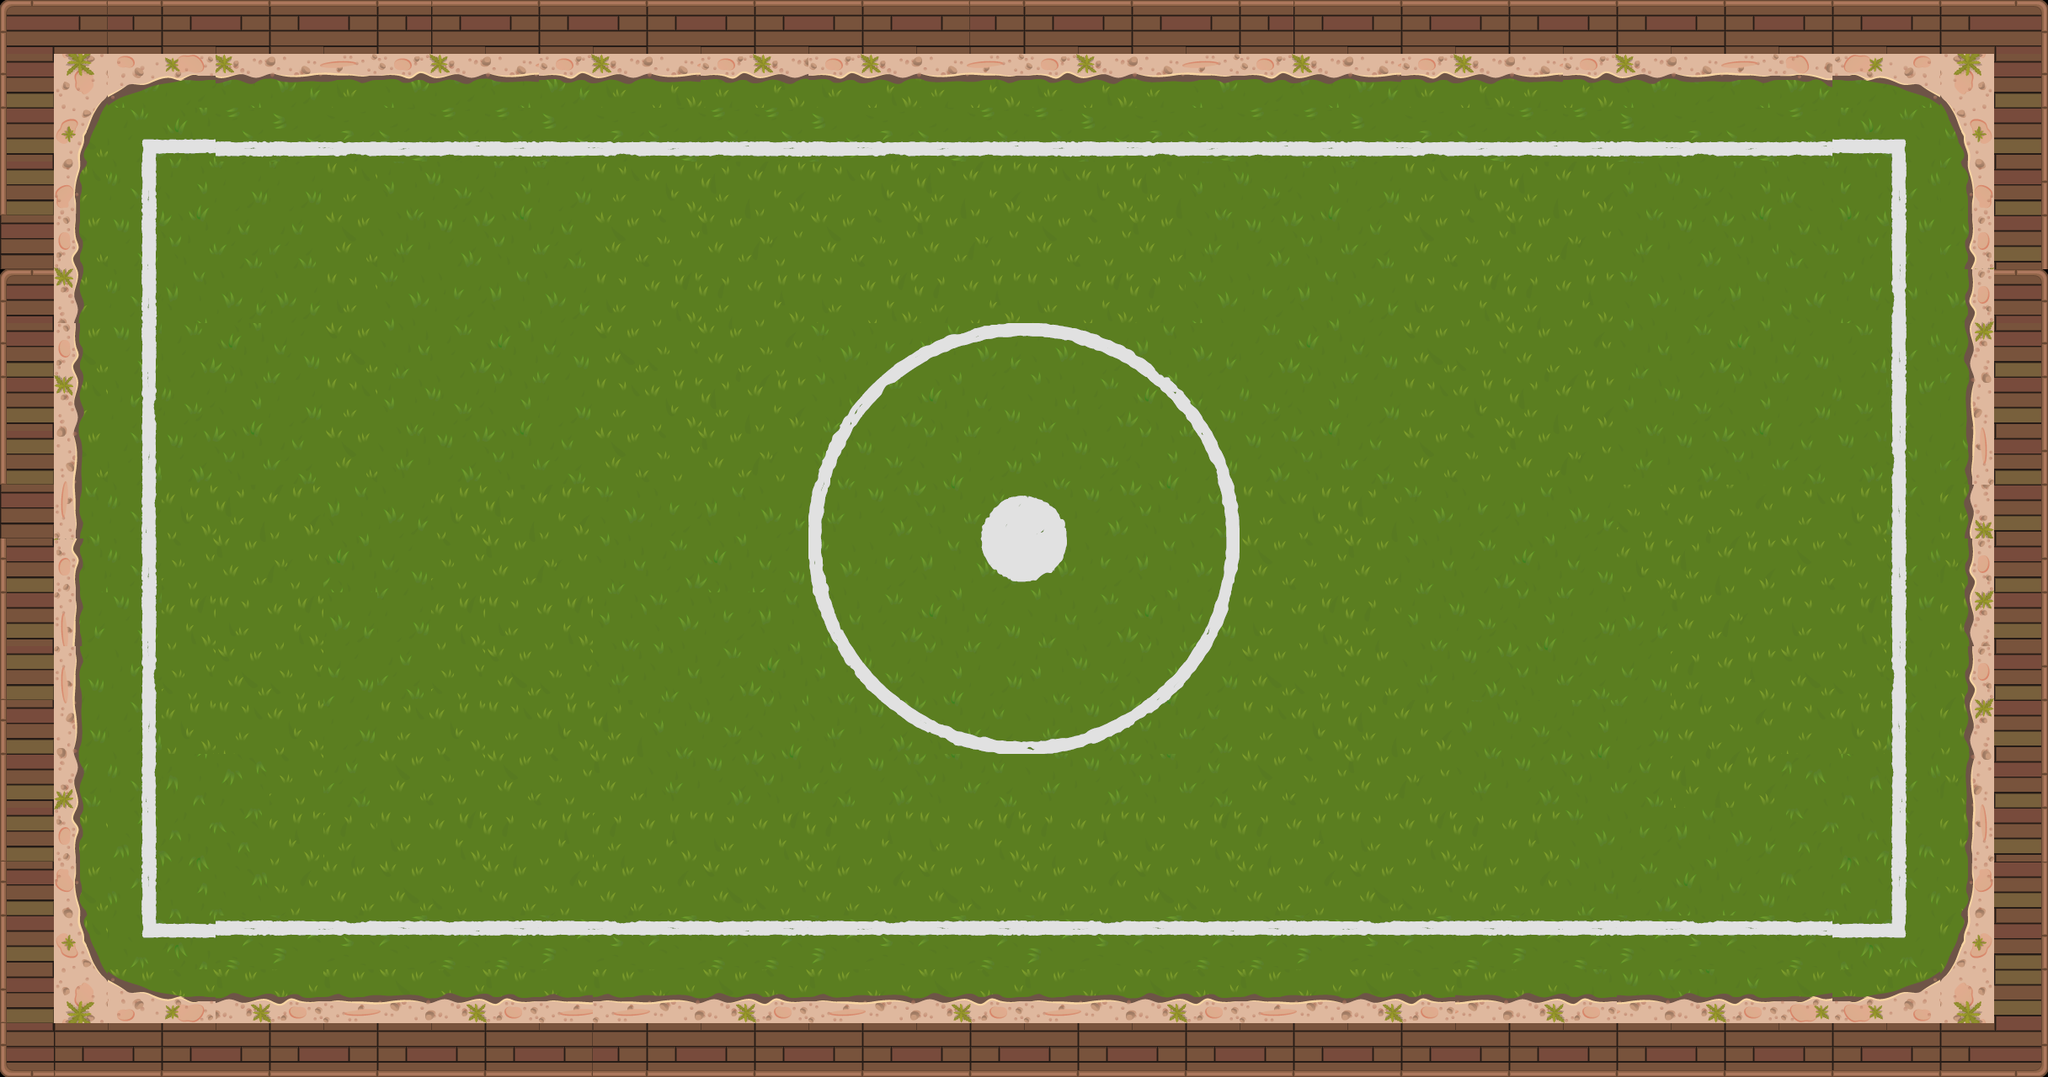

Below is a game level as drawn by its tile map, then a one-line description and the .tmx that defines it (tile-layer data replaced by summaries):
An orthogonal 38x20 tile map with 64x64 px tiles, 3 tile layers (background, bourder, above) and 17 objects (10x bomb, 2x bombzon, player, goal, zone, ...).

<map version="1.2" tiledversion="1.2.4" orientation="orthogonal" renderorder="right-down" width="38" height="20" tilewidth="64" tileheight="64" infinite="0" nextlayerid="31" nextobjectid="144">
 <properties>
  <property name="score" type="int" value="56" />
 </properties>
 <tileset firstgid="1" source="tiles2.tsx" />
 <layer id="28" name="background" width="38" height="20">
  <data>[760 cells, 648 non-empty, 109 distinct tile ids]</data>
 </layer>
 <layer id="29" name="bourder" width="38" height="20">
  <data>[760 cells, 216 non-empty, 24 distinct tile ids]</data>
 </layer>
 <layer id="30" name="above" width="38" height="20">
  <data>[760 cells, 0 non-empty, 0 distinct tile ids]</data>
 </layer>
 <objectgroup color="#000000" id="4" name="BourderObjet">
  <object id="143" x="2304.67" y="114.333">
   <polyline points="0,0 27.6667,47.6667 38,115.667 38,942 20.6667,1024 0,1051.67 -66.3333,1073.33 -2078.67,1077.33 -2149,1065.33 -2188,1040.67 -2210.67,981.333 -2216.33,935.333 -2215,99.3333 -2195,20 -2151.67,-14 -2073,-26.6667 -71.3333,-22.3333 -15.4848,-9.06061 -1.0303,0.757576" />
  </object>
 </objectgroup>
 <objectgroup id="5" name="Place" />
 <objectgroup id="6" name="Player">
  <object id="128" type="player" x="256" y="628">
   <point />
  </object>
 </objectgroup>
 <objectgroup id="7" name="Box">
  <object id="139" type="goal" x="2064" y="652">
   <properties>
    <property name="derect" type="int" value="3" />
   </properties>
   <point />
  </object>
 </objectgroup>
 <objectgroup id="8" name="Enimy" />
 <objectgroup id="9" name="Pickup" />
 <objectgroup id="10" name="Bomb">
  <object id="129" type="bomb" x="924" y="308">
   <point />
  </object>
  <object id="130" type="bomb" x="764" y="624">
   <point />
  </object>
  <object id="131" type="bomb" x="860" y="1012">
   <point />
  </object>
  <object id="132" type="bomb" x="888" y="496">
   <point />
  </object>
  <object id="133" type="bomb" x="1008" y="768">
   <point />
  </object>
  <object id="134" type="bomb" x="1244" y="884">
   <point />
  </object>
  <object id="135" type="bomb" x="1368" y="516">
   <point />
  </object>
  <object id="136" type="bomb" x="1544" y="884">
   <point />
  </object>
  <object id="137" type="bomb" x="1800" y="772">
   <point />
  </object>
  <object id="138" type="bomb" x="1636" y="508">
   <point />
  </object>
  <object id="140" type="bombzon" x="1732" y="1172">
   <properties>
    <property name="code" type="int" value="6" />
    <property name="derect" type="int" value="2" />
    <property name="zone" value="0" />
   </properties>
   <point />
  </object>
  <object id="141" type="bombzon" x="1732" y="88">
   <properties>
    <property name="code" type="int" value="6" />
    <property name="derect" type="int" value="0" />
    <property name="zone" value="0" />
   </properties>
   <point />
  </object>
 </objectgroup>
 <objectgroup id="11" name="Light" />
 <objectgroup id="12" name="Door" />
 <objectgroup id="13" name="Zone">
  <object id="142" name="zone0" type="zone" x="994.306" y="125.333" width="1314.55" height="1026.67">
   <properties>
    <property name="Id" value="0" />
   </properties>
  </object>
 </objectgroup>
 <objectgroup id="14" name="Circle">
  <object id="127" type="circle" x="556" y="724">
   <properties>
    <property name="code" type="int" value="3" />
   </properties>
   <point />
  </object>
 </objectgroup>
 <objectgroup id="15" name="Text" />
</map>
